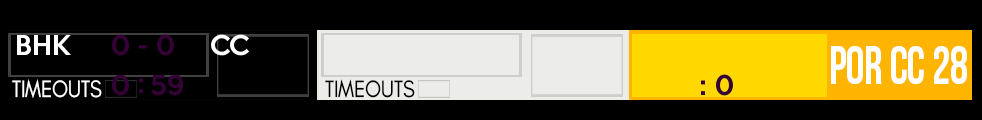

Recreate this plot in Python.
#ini versi jalan uda diganti
import pygame
#import paho.mqtt.publish as publish
import datetime
import time
import porcc as por
import argparse

def text_to_screen(screen,text,x,y,size, warna):
	font_type = "font_score.ttf"

	font = pygame.font.Font(font_type, size)
	text = font.render(text, True, warna)
	screen.blit(text,(x,y))

# parse argument
# soccer-score.py --help 

parser = argparse.ArgumentParser()
parser.add_argument("-m","--menit", type=int,help="start awal menit untuk waktu berjalan")
parser.add_argument("-d","--detik", type=int,help="start awal detik untuk waktu berjalan")
parser.add_argument("-o","--home",help="nama tim home max 3 karakter, contoh [BHK], [CC]")
parser.add_argument("-a","--away",help="nama tim away max 3 karakter, contoh [BHK], [CC]")

args = parser.parse_args()

if args.detik==None:
	args.detik=0

if args.menit==None:
	args.menit=0


detik=int(args.detik)
menit=int(args.menit)
home=args.home
away=args.away


pygame.init()
width = 982
height = 120
canvas = pygame.display.set_mode((width, height))

logo = pygame.image.load("score-basket.png")

x = 0
y = 20
merah = (255,000,000)
hitam = (000,000,000)
putih = (255,255,255)
ungu = (064,002,067)


home_score = 0
away_score = 0
#home_name = "KAN"
#away_name = "THE"
home_name = home
away_name = away
strip = "-"
#menit=0
#detik=0
t1=datetime.datetime.utcnow()
tx1=datetime.datetime.utcnow()

detik_bola = 24.0
detik_bola_status=False
HITUNG_CEPAT=6
NAMA_TUJUAN = "basket-score.png"
NAMA_SAVED = "basket-ss.png"
while 1:
	#pygame.time.delay(300)
	#canvas.fill(0)
	#canvas.blit(putih,(0,0))
	t2=datetime.datetime.utcnow()
	t3=t2-t1 #delta antara t2 dan t1
		#t3.total_seconds()
	if t3.total_seconds()>1:
		#print "1 sec"
		detik=detik+1
		if detik>59:
			menit=menit+1
			detik=0
		#print menit,detik
		t1=datetime.datetime.utcnow()
		# kirim gambar
		pygame.image.save(canvas, NAMA_SAVED)
		por.kirim_gambar(NAMA_SAVED,NAMA_TUJUAN)

		# ini untuk detik bola
		if detik_bola_status == True:

			if detik_bola < 0:
				detik_bola == 0
			else:
				if detik_bola < HITUNG_CEPAT:

					tx1=datetime.datetime.utcnow()
					#pass
				else:
					detik_bola=detik_bola-1
					pygame.image.save(canvas, NAMA_SAVED)
					por.kirim_gambar(NAMA_SAVED,NAMA_TUJUAN)

	if detik_bola < HITUNG_CEPAT:
		tx2=datetime.datetime.utcnow()
		tx3=tx2-tx1
		if tx3.total_seconds()>0.1:
			if detik_bola < 0.1:
				detik_bola = 0
				tx1=datetime.datetime.utcnow()
			else:
				detik_bola = detik_bola - 0.1
				if detik_bola<0.1:
					detik_bola=0
				#print detik_bola

				tx1=datetime.datetime.utcnow()
				pygame.image.save(canvas, NAMA_SAVED)
				por.kirim_gambar(NAMA_SAVED,NAMA_TUJUAN)



	canvas.blit(logo,(x,y))
	if home_score > 9:
		text_to_screen(canvas, str(home_score),100, 32, 25, ungu)
	else:
		text_to_screen(canvas, str(home_score),110, 32, 25, ungu)

	#print waktu
	if menit > 9:
		text_to_screen(canvas, str(menit),100, 72, 25, ungu)
	else:
		text_to_screen(canvas, str(menit),110, 72, 25, ungu)
	#print waktu
	if detik > 19:
		text_to_screen(canvas, str(detik),150, 72, 25, ungu)
	else:
		text_to_screen(canvas, str(detik),155, 72, 25, ungu)

	# detik pegang bola
	#if detik_bola<0:
	#	detik_bola=0
	text_to_screen(canvas, ": " + str(detik_bola),700, 72, 25, ungu)

	#text_to_screen(canvas, str(detik),155, 72 ,25, ungu)
	text_to_screen(canvas, ":",138, 70, 25, ungu)


	#text_to_screen(canvas, str(home), 70, 100, 140, putih)
	text_to_screen(canvas, str(strip),138, 32, 25, ungu)


	text_to_screen(canvas, str(away_score),155, 32 ,25, ungu)
	#text_to_screen(canvas, str(away), 325, 100 ,140, putih)	

	text_to_screen(canvas, str(home_name),15, 32 ,25, putih)
	text_to_screen(canvas, str(away_name),210, 32 ,25, putih)
	#pyimageload untuk ngambil gambar
	#background = pygame.image.load(background)
	#canvas.blit(background,(0,0))
	pygame.display.flip()

	for event in pygame.event.get():
		if event.type == pygame.KEYDOWN:
			if event.key == pygame.K_1:
				home_score = home_score + 1
			if event.key == pygame.K_2:
				away_score = away_score + 1
			if event.key == pygame.K_p:
				detik_bola_status=True
				detik_bola=24


			
		#publish.single("speak/kresna", str(text_mq) + " " + str(text_mq2), hostname="kresna.jaskapital.com")

		if event.type == pygame.QUIT:
			pygame.quit()
			exit(0)
		